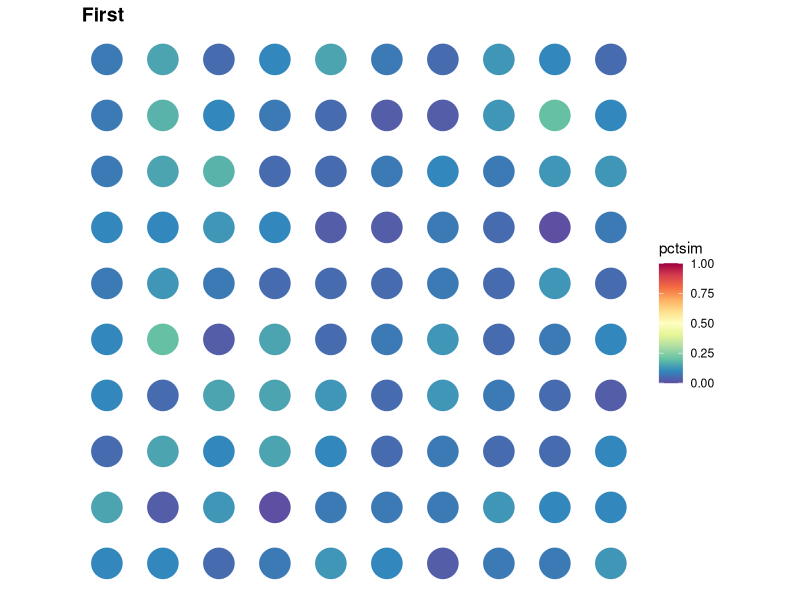
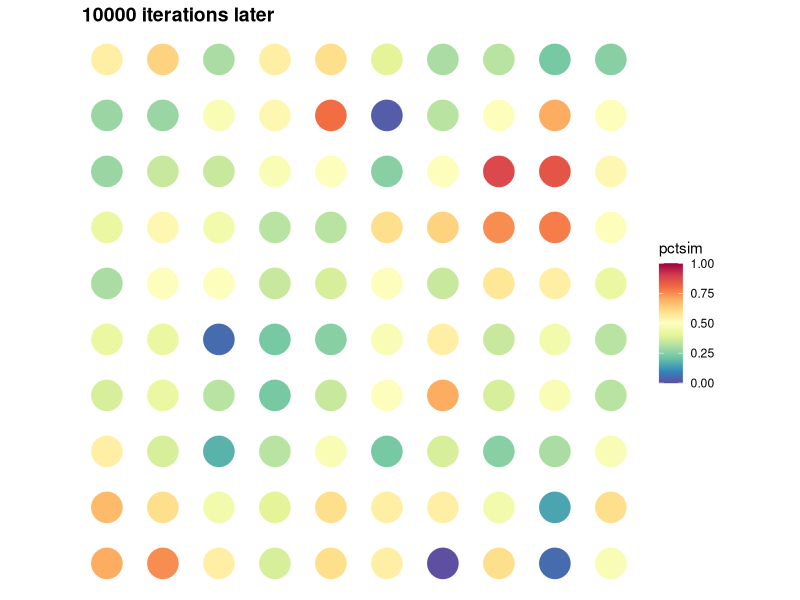
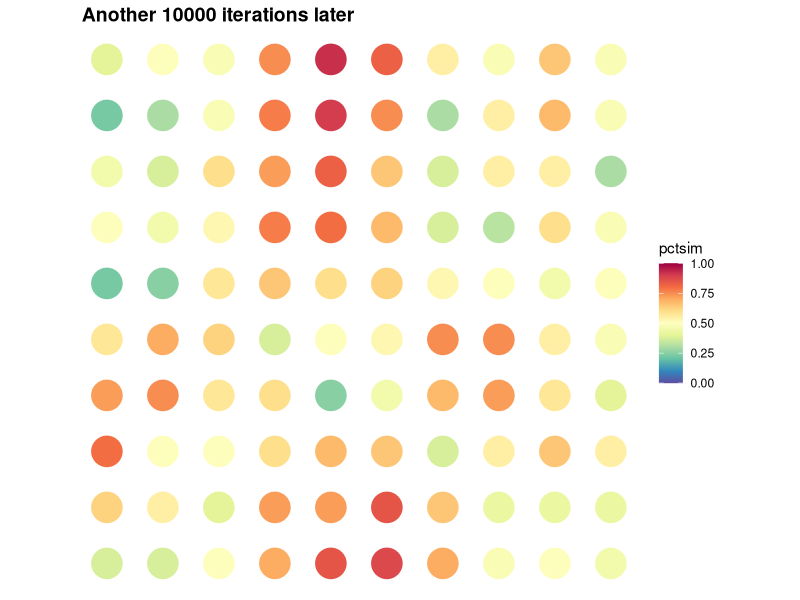

Reproduce these figures in R, in order.
# Dissemination of Culture Replication (from Axelrod 1997)
# Model specifies a world of x by x dimensions
# Each cell in the world is a numeric vector of x number of features, and each feature takes on one of x number of traits per feature
# In each step, one cell picked at random interacts with a randomly selected Von Neumann neighbor
# Set the probability of adopting a trait p equal to the % of traits the cells already share
# If adopting a new trait, activated cell picks a trait it doesn't already share with their neighbor and matches it

library(RColorBrewer)
myPalette <- colorRampPalette(rev(brewer.pal(11, "Spectral")))

# Initiate world with a function that specifies number of agents, features per agent, and traits per feature
dc.matrix <- function(dimension = 10, features = 5, traits = 10){
  dimension <<- dimension
  features <<- features
  traits <<- traits
  world <- matrix(NA, nrow=dimension, ncol=dimension)
  for(i in 1:length(world)){
    world[i] <- paste(as.character(sample(0:(traits-1), features, replace = T)), collapse = "")
  }
  return(world)
}

# Within initiated world, set function governing interaction rules
disseminate <- function(mat){
  # Select two cells to interact. Random number between 1 and dimension
  first.cell.row <- round(runif(1)*(dimension)+0.5)
  first.cell.column <- round(runif(1)*(dimension)+0.5)
  
  second.cell.row <- first.cell.row
  second.cell.column <- first.cell.column
  
  while((second.cell.row == first.cell.row) & (second.cell.column == first.cell.column)){
    second.cell.row <- first.cell.row + sample(c(-1, 0, 1), 1)
    second.cell.column <- first.cell.column + sample(c(-1, 0, 1), 1)
  }
  
  #Wrap world (so second cell can't be outside of the universe)
  second.cell.row[second.cell.row==0] <- dimension
  second.cell.row[second.cell.row==dimension+1] <- 1
  second.cell.column[second.cell.column==0] <- dimension
  second.cell.column[second.cell.column==dimension+1] <- 1
  
  # Calculate probability of successful interaction
    # Agents interact with probability p equal to the percentage of traits they already share
  matches <- NULL
  for(i in 1:features){
    matches <- c(matches, substring(mat[first.cell.row, first.cell.column],i,i) == substring(mat[second.cell.row, second.cell.column],i,i))
  }
  probability.of.interaction <- sum(matches)/features
  
  # Select the first element of the neighbor that doesn't match the selected agent, to change if the agents interact
  element.to.change <- NA
      for(i in 1:features){
        if(substring(mat[first.cell.row, first.cell.column],i,i) != substring(mat[second.cell.row, second.cell.column],i,i)){
      element.to.change <- i
      break
        }
      }
  # If there is an element to change, and if the agents interact, first agent gives its selected trait to the second agent
  if(!is.na(element.to.change) & probability.of.interaction > runif(1)){
    substring(mat[second.cell.row, second.cell.column], element.to.change, element.to.change) <- substring(mat[first.cell.row, first.cell.column], element.to.change, element.to.change)
  }
  return(mat)
}

#Set function to track cultural similarity and prevalence of types
aps <- function(dimension){
  require(data.table)
  # Initiate data table giving each agent an id and x/y coordinate
  space <<- data.table(id = 1:prod(dimension*dimension),
                       x = rep(1:dimension, dimension),
                       y = rep(1:dimension, each = dimension),
                       cult = rep(NA, prod(dimension*dimension)),
                       pctsim = rep(NA, prod(dimension*dimension)),
                       color = rep(NA, prod(dimension*dimension)))
  
  # Copy agent's cultural tags over from world matrix
  for(i in 1:10){
    for(j in 1:10){
      space$cult[space$x == i & space$y == j] <<- culture[i,j]
    }
  }
  # Set agent's "type" (color) as being their first feature/trait
  space$color <<- substring(space$cult, 1,1)
  
  # Subfunction to return percentage of cultural similarity between an agent and its neighbors
  sims <- function(x_value, y_value){
    cur_id <- space[x == x_value & y == y_value, id]
    
    # Sub-subfunction to identify agent's neighbors (wrapped)
    select.neighbors <- function(dimension){
      neighbors <- as.data.frame(matrix(NA, nrow = 8, ncol = 2))
      
      # Fill neighbor matrix
      if(x_value == 1 & y_value == 1){
        neighbors[1,] <- space[x == dimension & y == y_value+1, 2:3]
        neighbors[2,] <- space[x == x_value & y == y_value+1, 2:3]
        neighbors[3,] <- space[x == x_value+1 & y == y_value+1, 2:3]
        neighbors[4,] <- space[x == dimension & y == y_value, 2:3]
        neighbors[5,] <- space[x == x_value+1 & y == y_value, 2:3]
        neighbors[6,] <- space[x == dimension & y == dimension, 2:3]
        neighbors[7,] <- space[x == x_value & y == dimension, 2:3]
        neighbors[8,] <- space[x == x_value+1 & y == dimension, 2:3]
      }
      if(x_value == 1 & y_value %in% c(2:(dimension-1))){
        neighbors[1,] <- space[x == dimension & y == y_value+1, 2:3]
        neighbors[2,] <- space[x == x_value & y == y_value+1, 2:3]
        neighbors[3,] <- space[x == x_value+1 & y == y_value+1, 2:3]
        neighbors[4,] <- space[x == dimension & y == y_value, 2:3]
        neighbors[5,] <- space[x == x_value+1 & y == y_value, 2:3]
        neighbors[6,] <- space[x == dimension & y == y_value-1, 2:3]
        neighbors[7,] <- space[x == x_value & y == y_value-1, 2:3]
        neighbors[8,] <- space[x == x_value+1 & y == y_value-1, 2:3]
      }
      if(x_value == 1 & y_value == dimension){
        neighbors[1,] <- space[x == dimension & y == 1, 2:3]
        neighbors[2,] <- space[x == x_value & y == 1, 2:3]
        neighbors[3,] <- space[x == x_value+1 & y == 1, 2:3]
        neighbors[4,] <- space[x == dimension & y == y_value, 2:3]
        neighbors[5,] <- space[x == x_value+1 & y == y_value, 2:3]
        neighbors[6,] <- space[x == dimension & y == y_value-1, 2:3]
        neighbors[7,] <- space[x == x_value & y == y_value-1, 2:3]
        neighbors[8,] <- space[x == x_value+1 & y == y_value-1, 2:3]
      }
      if(x_value %in% c(2:(dimension-1)) & y_value == 1){
        neighbors[1,] <- space[x == x_value-1 & y == y_value+1, 2:3]
        neighbors[2,] <- space[x == x_value & y == y_value+1, 2:3]
        neighbors[3,] <- space[x == x_value+1 & y == y_value+1, 2:3]
        neighbors[4,] <- space[x == x_value-1 & y == y_value, 2:3]
        neighbors[5,] <- space[x == x_value+1 & y == y_value, 2:3]
        neighbors[6,] <- space[x == x_value-1 & y == dimension, 2:3]
        neighbors[7,] <- space[x == x_value & y == dimension, 2:3]
        neighbors[8,] <- space[x == x_value+1 & y == dimension, 2:3]
      }
      if(x_value %in% c(2:(dimension-1)) & y_value %in% c(2:(dimension-1))){
        neighbors[1,] <- space[x == x_value-1 & y == y_value+1, 2:3]
        neighbors[2,] <- space[x == x_value & y == y_value+1, 2:3]
        neighbors[3,] <- space[x == x_value+1 & y == y_value+1, 2:3]
        neighbors[4,] <- space[x == x_value-1 & y == y_value, 2:3]
        neighbors[5,] <- space[x == x_value+1 & y == y_value, 2:3]
        neighbors[6,] <- space[x == x_value-1 & y == y_value-1, 2:3]
        neighbors[7,] <- space[x == x_value & y == y_value-1, 2:3]
        neighbors[8,] <- space[x == x_value+1 & y == y_value-1, 2:3] 
      }
      if(x_value %in% c(2:(dimension-1)) & y_value == dimension){
        neighbors[1,] <- space[x == x_value-1 & y == 1, 2:3]
        neighbors[2,] <- space[x == x_value & y == 1, 2:3]
        neighbors[3,] <- space[x == x_value+1 & y == 1, 2:3]
        neighbors[4,] <- space[x == x_value-1 & y == y_value, 2:3]
        neighbors[5,] <- space[x == x_value+1 & y == y_value, 2:3]
        neighbors[6,] <- space[x == x_value-1 & y == y_value-1, 2:3]
        neighbors[7,] <- space[x == x_value & y == y_value-1, 2:3]
        neighbors[8,] <- space[x == x_value+1 & y == y_value-1, 2:3]
      }
      if(x_value == dimension & y_value == 1){
        neighbors[1,] <- space[x == x_value-1 & y == y_value+1, 2:3]
        neighbors[2,] <- space[x == x_value & y == y_value+1, 2:3]
        neighbors[3,] <- space[x == 1 & y == y_value+1, 2:3]
        neighbors[4,] <- space[x == x_value-1 & y == y_value, 2:3]
        neighbors[5,] <- space[x == 1 & y == y_value, 2:3]
        neighbors[6,] <- space[x == x_value-1 & y == dimension, 2:3]
        neighbors[7,] <- space[x == x_value & y == dimension, 2:3]
        neighbors[8,] <- space[x == 1 & y == dimension, 2:3]
      }
      if(x_value == dimension & y_value %in% c(2:(dimension-1))){
        neighbors[1,] <- space[x == x_value-1 & y == y_value+1, 2:3]
        neighbors[2,] <- space[x == x_value & y == y_value+1, 2:3]
        neighbors[3,] <- space[x == 1 & y == y_value+1, 2:3]
        neighbors[4,] <- space[x == x_value-1 & y == y_value, 2:3]
        neighbors[5,] <- space[x == 1 & y == y_value, 2:3]
        neighbors[6,] <- space[x == x_value-1 & y == y_value-1, 2:3]
        neighbors[7,] <- space[x == x_value & y == y_value-1, 2:3]
        neighbors[8,] <- space[x == 1 & y == y_value-1, 2:3]
      }
      if(x_value == dimension & y_value == dimension){
        neighbors[1,] <- space[x == x_value-1 & y == 1, 2:3]
        neighbors[2,] <- space[x == x_value & y == 1, 2:3]
        neighbors[3,] <- space[x == 1 & y == 1, 2:3]
        neighbors[4,] <- space[x == x_value-1 & y == y_value, 2:3]
        neighbors[5,] <- space[x == 1 & y == y_value, 2:3]
        neighbors[6,] <- space[x == x_value-1 & y == y_value-1, 2:3]
        neighbors[7,] <- space[x == x_value & y == y_value-1, 2:3]
        neighbors[8,] <- space[x == 1 & y == y_value-1, 2:3]
      }
      names(neighbors) <- c("x","y") 
      
      # Extract ids and discard agent's id
      ids <- space[x %in% neighbors$x & y %in% neighbors$y, id]
      ids <- ids[! ids %in% space[x == x_value & y == y_value, id]]
      
      return(ids)
    }
    
    neighbor.ids <- select.neighbors(dimension = dimension)
    
    # Set empty vector to fill
    sim <- NULL
    # Check each feature of each neighbor and return TRUE if match and FALSE if mismatch
    for(i in 1:length(neighbor.ids)){
      for(j in 1:features){
        sim <- c(sim, substring(culture[x_value, y_value],j,j) == substring(space[neighbor.ids[i], cult],j,j))
      }
    }
    # Return percentage of matches
    return(sum(sim)/length(sim))
  }
  
  # Calculate percent similar for each agent
  for(i in 1:length(space$pctsim)){
    space$pctsim[i] <<- sims(x_value = space$x[i], y_value = space$y[i])
  }
  
  # Return average cultural similarity across world
  return(mean(space$pctsim))
}

# Plot the world
plotCulture <- function(title){
  require(data.table)
  require(ggplot2)
  require(RColorBrewer)
  # get number of existing traits to get the right number of colors
  traits <- as.numeric(unique(substring(space$cult, 1,1)))
  
  # find the dimensions of the grid to get the best dot size
  dims <- c(max(space$x), max(space$y))

  # plot percent similarity (gradiented by color)
  p <- ggplot(data = space, 
              aes(x = x, y = y, color = pctsim)) + 
    # resize dots to grid
    geom_point(size = 100/sqrt(prod(dimension*dimension))) +  
    scale_colour_gradientn(colours = myPalette(100), limits=c(0,1)) + 
    # theme: mostly blank
    theme_bw() + 
    theme(axis.line = element_blank(),
          axis.text.x = element_blank(),
          axis.text.y = element_blank(),
          axis.ticks = element_blank(),
          axis.title.x = element_blank(),
          axis.title.y = element_blank(),
          #legend.position = "none",
          panel.background = element_blank(),
          panel.border = element_blank(),
          panel.grid.major = element_blank(),
          panel.grid.minor = element_blank(),
          plot.background = element_blank(),
          plot.title = element_text(lineheight=3, 
                                    face="bold", 
                                    color="black", 
                                    size=14)) +
    # fix axes to avoid distortion in the picture
    coord_fixed(ratio = 1) + 
    # add the title
    ggtitle(title)
  
  return(p)
}

culture <- dc.matrix()
aps(dimension = 10)
culture1 <- culture

plotCulture(title = "First")

# Iterate
for(iterations in 1:10000){
  culture <- disseminate(culture)
}
aps(dimension = 10)
plotCulture(title = "10000 iterations later")

for(iterations in 1:10000){
  culture <- disseminate(culture)
}
aps(dimension = 10)
plotCulture(title = "Another 10000 iterations later")


